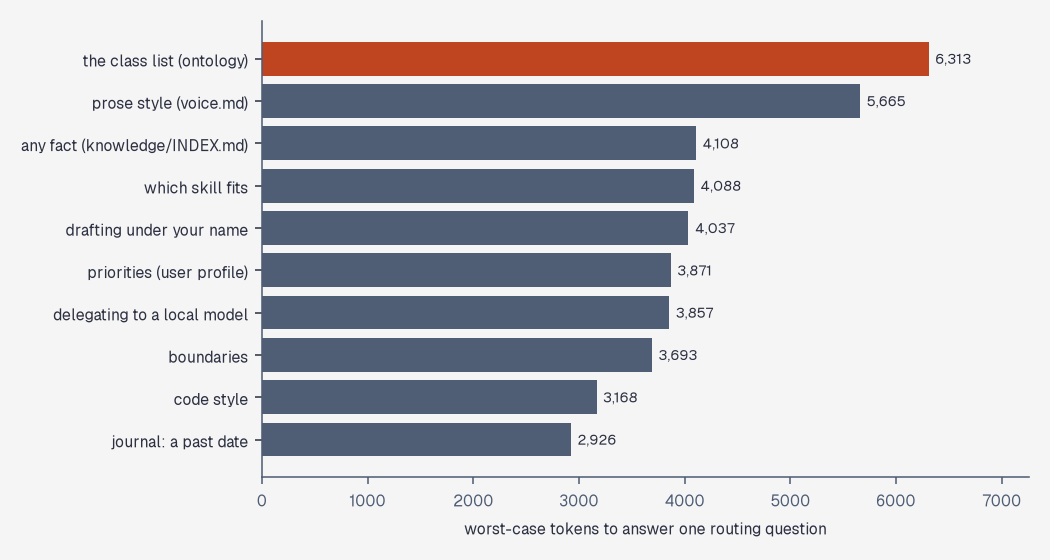

This chart was generated by the following Python code:
#!/usr/bin/env python3
"""Worst-case token cost of answering one routing question.

The numbers are inputs, not a store: refresh them from `familiar context tree`
(they were measured 2026-10-09) and re-run this file. The PNG is an output —
never edit it, and never trust a copy of it that has no script next to it.

    python3 route-cost-chart.py            # writes route-cost-chart.png
    python3 route-cost-chart.py --ascii    # the same series for a chat reply

Two renderings, one source: `matplotlib` for the vault and the repo docs,
`asciichartpy` for the terminal. This is the pattern `voice.md` §Representation
asks for at document scale.
"""
from __future__ import annotations

import sys
import pathlib

INK, MUTED, ACCENT, PAPER = "#2d3142", "#4f5d75", "#bf4520", "#f5f5f5"

# (label, worst-case tokens) -- from `familiar context tree`, 2026-10-09.
ROUTES = [
    ("the class list (ontology)", 6313),
    ("prose style (voice.md)", 5665),
    ("any fact (knowledge/INDEX.md)", 4108),
    ("which skill fits", 4088),
    ("drafting under your name", 4037),
    ("priorities (user profile)", 3871),
    ("delegating to a local model", 3857),
    ("boundaries", 3693),
    ("code style", 3168),
    ("journal: a past date", 2926),
]


def ascii_chart(routes=ROUTES) -> str:
    """The chat form: an axis-labelled series, ~12 lines."""
    import asciichartpy
    return asciichartpy.plot([v for _, v in routes], {"height": 10, "format": "{:8.0f}"})


def png_chart(path, routes=ROUTES) -> pathlib.Path:
    """The document form: ranked, labelled, one bar per route."""
    import matplotlib
    matplotlib.use("Agg")
    import matplotlib.pyplot as plt

    # 06-system skin: paper, ink, muted, accent; Geist when installed.
    plt.rcParams.update({"font.family": ["Geist", "DejaVu Sans"],
                         "text.color": INK, "axes.labelcolor": INK,
                         "xtick.color": MUTED, "ytick.color": INK,
                         "axes.edgecolor": MUTED})
    labels = [n for n, _ in routes][::-1]
    values = [v for _, v in routes][::-1]
    fig, ax = plt.subplots(figsize=(7.5, 4), dpi=140, facecolor=PAPER)
    ax.set_facecolor(PAPER)
    ax.barh(labels, values, color=[ACCENT if v == max(values) else MUTED for v in values])
    for y, v in enumerate(values):
        ax.text(v + 60, y, f"{v:,}", va="center", fontsize=7.5)
    ax.set_xlabel("worst-case tokens to answer one routing question", fontsize=8)
    ax.tick_params(labelsize=8)
    ax.set_xlim(0, max(values) * 1.15)
    for side in ("top", "right"):
        ax.spines[side].set_visible(False)
    fig.tight_layout()
    out = pathlib.Path(path)
    fig.savefig(out, facecolor=PAPER)
    return out


if __name__ == "__main__":
    if "--ascii" in sys.argv:
        print(ascii_chart())
    else:
        where = pathlib.Path(__file__).with_name("route-cost-chart.png")
        print("wrote", png_chart(where))
